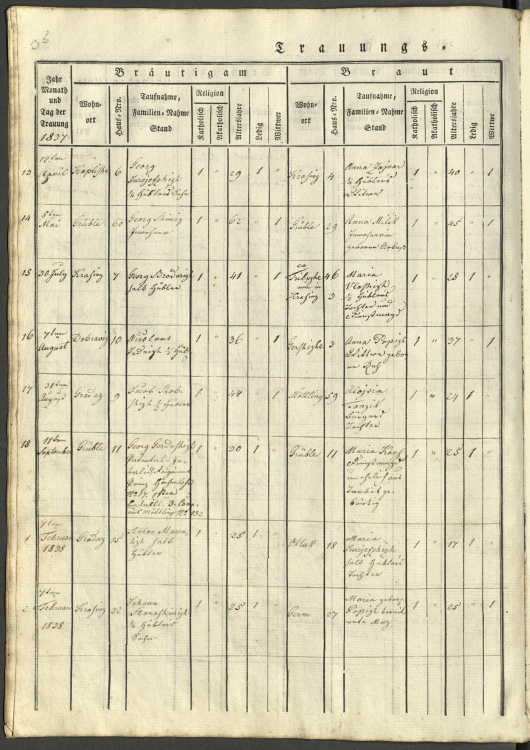
#> input picture research/issue17/p263-work/crops/s19_L.jpg, 1059 x 1500 px, given in place of s131.jpg, which was not available (shown at 1/2 size)
$ python p177_crops.py
#> lines starting #> are read from the running program, lines starting #| are printed output that depends on the picture
#!/usr/bin/env python3
# -*- coding: utf-8 -*-
"""P177 crops — celice ×3.0 + traki ×2.2 + glave (P173/P176 recept).
Band-k = 330 + 135*k (0-based vrstica na skenu; P172-recept, 100% veljaven
za 1910 na s126–s130 = isti tiskarski nabor!). P177 vrsticna mapa:
  s130: k6=z1(1911) … k9=z4-MRTVOROJENEC, k10=z5
  s131: k0=z6 … k7=z13-BRINEC, k8=z14-HRUŠIČ … k11=z17
  s132: k0=z18 … k6=z24-PEZDIREC, k8=z26-PEZDIREC, k9=z27-PEZDIREC
  s133: k0=z30-TAPARIČ, k1=z31-MAVRIČ-96?, k6=z36-TAPARIČ … k11=z41
  s134: k0=z42-VRŠIČ, k4=z46-HROVAT, k5=z47-NEPOMUK?, k6=z48-BIRČEC?, k9=z51-PERDIH
  s135: k0=z54-FOŠELJ, k1=z55-VLOBUČAR?, k2=z56-JURAČEVIČ, k5=MEJA-1911/12, k6=1912-z1
"""
import os
from PIL import Image, ImageDraw

DIR = "/tmp/p177"
OUT = os.path.join(DIR, "crops")
os.makedirs(OUT, exist_ok=True)

# x-stolpci (diag-osi, širina 2659 — P173 recept)
X = dict(zap=(90, 170), mesec=(170, 340), smrt=(340, 490), pokop=(490, 630),
         vas=(620, 840), hisna=(830, 970), ime=(950, 1570), star=(1550, 1790),
         bolez=(1770, 2140), prev=(2120, 2270), podpis=(2250, 2560), opomba=(2520, 2660))


def row_y(scan, k):
    return 330 + k * 135 - 10, 330 + (k + 1) * 135 + 10


def crop(scan, k, cols, scale=3.0, name=None, ypad=0):
    p = f"{DIR}/s{scan}.jpg"
    im = Image.open(p)
    y0, y1 = row_y(scan, k)
    y0 -= ypad; y1 += ypad
    outs = []
    for col in cols:
        x0, x1 = X[col]
        c = im.crop((x0, max(0, y0), min(im.width, x1), min(im.height, y1)))
        c = c.resize((int(c.width * scale), int(c.height * scale)), Image.LANCZOS)
        out = f"{OUT}/{name or (f'cell-s{scan}-{col}-k{k}')}.png"
        c.save(out)
        outs.append(os.path.basename(out))
    return outs


def crop_trak(scan, k, label, x0=620, x1=1570, scale=2.2, ypad=8):
    """vas+hisa+ime trak (P172 ×2.2)."""
#> called with scan = 131, k = 7, label = 'trak-z13-ana-brinec-h14', x0 = 620, x1 = 1570, scale = 2.2, ypad = 8
    im = Image.open(f"{DIR}/s{scan}.jpg")
#> im is the input picture: PIL image 1059x1500 RGB; mean R, G, B 212.5, 205.2, 178.5
    y0, y1 = row_y(scan, k)
    y0 -= ypad; y1 += ypad
    c = im.crop((x0, max(0, y0), min(im.width, x1), min(im.height, y1)))
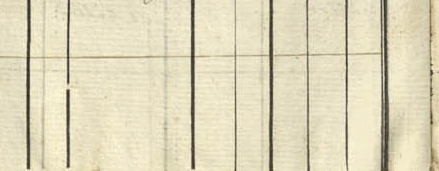
#> c: PIL image 439x171 RGB; mean R, G, B 222.7, 215.1, 186.5
    c = c.resize((int(c.width * scale), int(c.height * scale)), Image.LANCZOS)
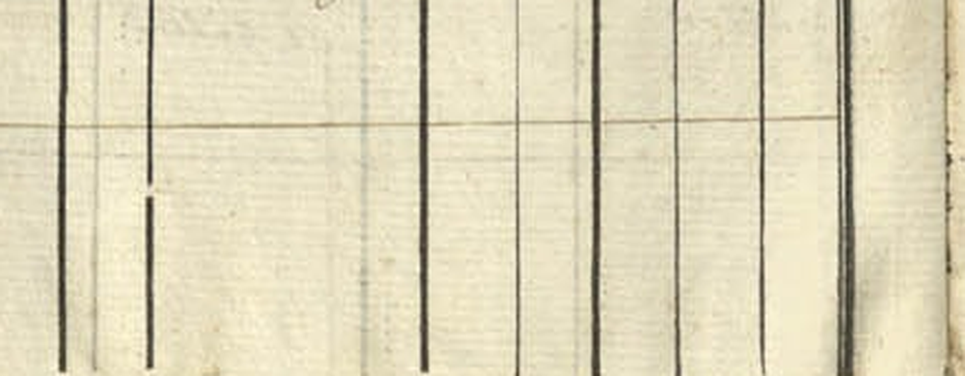
#> c: PIL image 965x376 RGB; mean R, G, B 222.7, 215.1, 186.5
    c.save(f"{OUT}/{label}.png")


def crop_full(scan, k, label, x0, x1, scale=2.2, ypad=12):
    im = Image.open(f"{DIR}/s{scan}.jpg")
    y0, y1 = row_y(scan, k)
    y0 -= ypad; y1 += ypad
    c = im.crop((x0, max(0, y0), min(im.width, x1), min(im.height, y1)))
    c = c.resize((int(c.width * scale), int(c.height * scale)), Image.LANCZOS)
    c.save(f"{OUT}/{label}.png")


def crop_glava(scan, x0=170, x1=830, y0=60, y1=210, scale=3.0):
    im = Image.open(f"{DIR}/s{scan}.jpg")
    c = im.crop((x0, y0, x1, y1))
    c = c.resize((int(c.width * scale), int(c.height * scale)), Image.LANCZOS)
    c.save(f"{OUT}/glava-s{scan}.png")


# ——— 1. GRIBLJE-traki ×2.2 (vseh 16!) ———
crop_trak(131, 7, "trak-z13-ana-brinec-h14")
crop_trak(131, 8, "trak-z14-katarina-hrusic-h34")
#> call 2 of crop_trak, with scan = 131, k = 8, label = 'trak-z14-katarina-hrusic-h34', x0 = 620, x1 = 1570, scale = 2.2, ypad = 8
#> in crop_trak (call 2), `c = im.crop((x0, max(0, y0), min(im.width, x1), min(im.height, y1)))`:
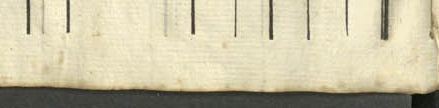
#> c: PIL image 439x108 RGB; mean R, G, B 198.8, 191.3, 163.2
crop_trak(132, 6, "trak-z24-ana-pezdirec-h10")
#> call 3 of crop_trak, with scan = 132, k = 6, label = 'trak-z24-ana-pezdirec-h10', x0 = 620, x1 = 1570, scale = 2.2, ypad = 8
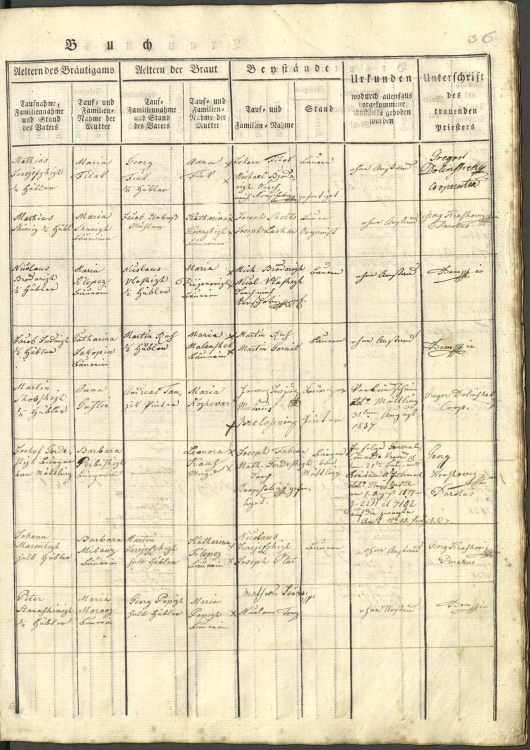
#> input picture research/issue17/p263-work/crops/s19_R.jpg, 1060 x 1500 px, given in place of s132.jpg, which was not available (shown at 1/2 size)
#> in crop_trak, im is the input picture: PIL image 1060x1500 RGB; mean R, G, B 224.9, 217, 187.9
#> in crop_trak (call 3), `c = im.crop((x0, max(0, y0), min(im.width, x1), min(im.height, y1)))`:
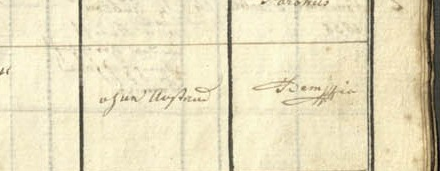
#> c: PIL image 440x171 RGB; mean R, G, B 230.2, 221.1, 189.2
crop_trak(132, 8, "trak-z26-janez-pezdirec-h42")
#> call 4 of crop_trak, with scan = 132, k = 8, label = 'trak-z26-janez-pezdirec-h42', x0 = 620, x1 = 1570, scale = 2.2, ypad = 8
#> in crop_trak (call 4), `c = im.crop((x0, max(0, y0), min(im.width, x1), min(im.height, y1)))`:
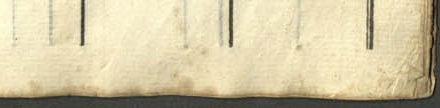
#> c: PIL image 440x108 RGB; mean R, G, B 208, 196.7, 162.5
#> (the run stopped early here; a loop or call above may not have finished)
